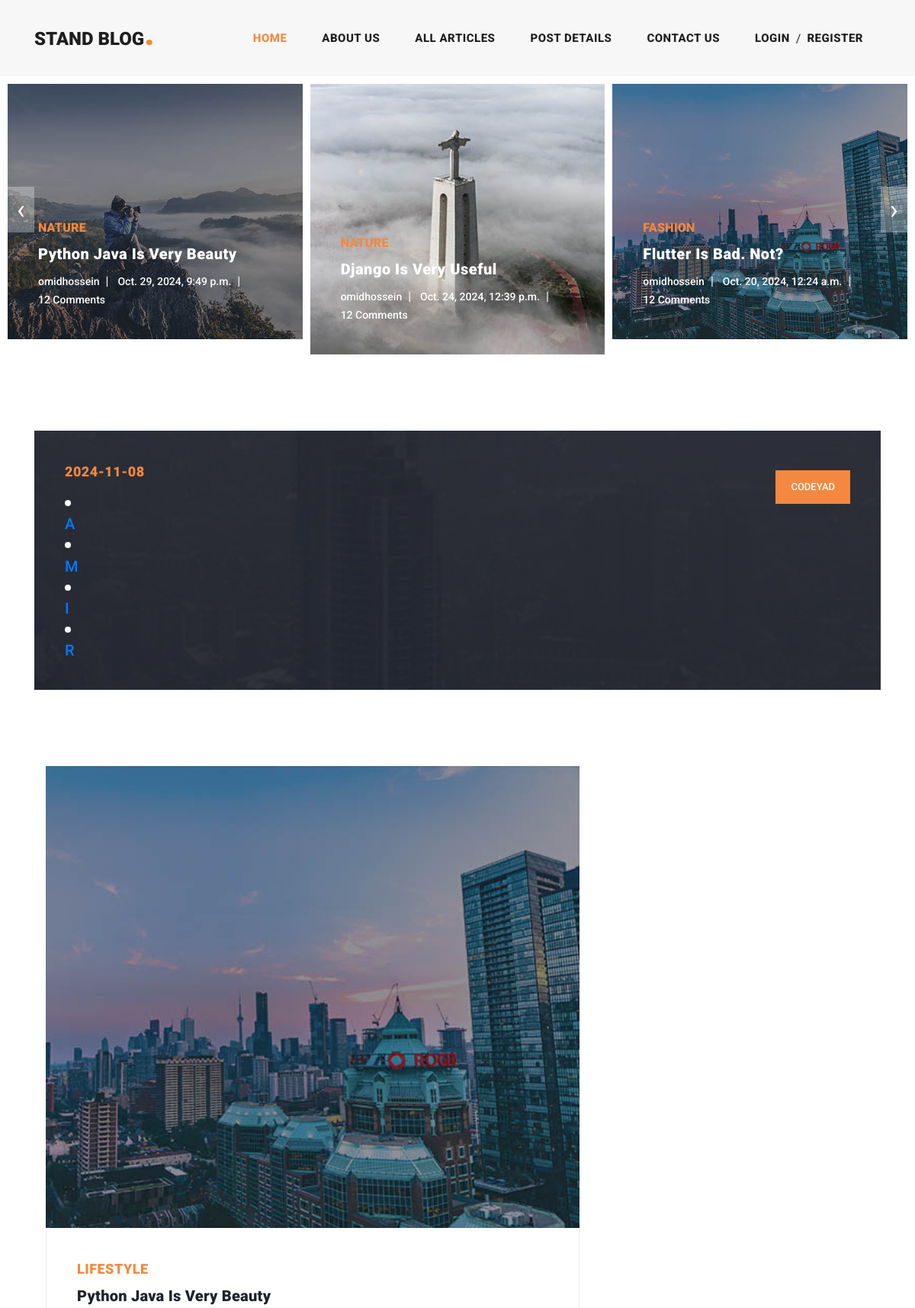
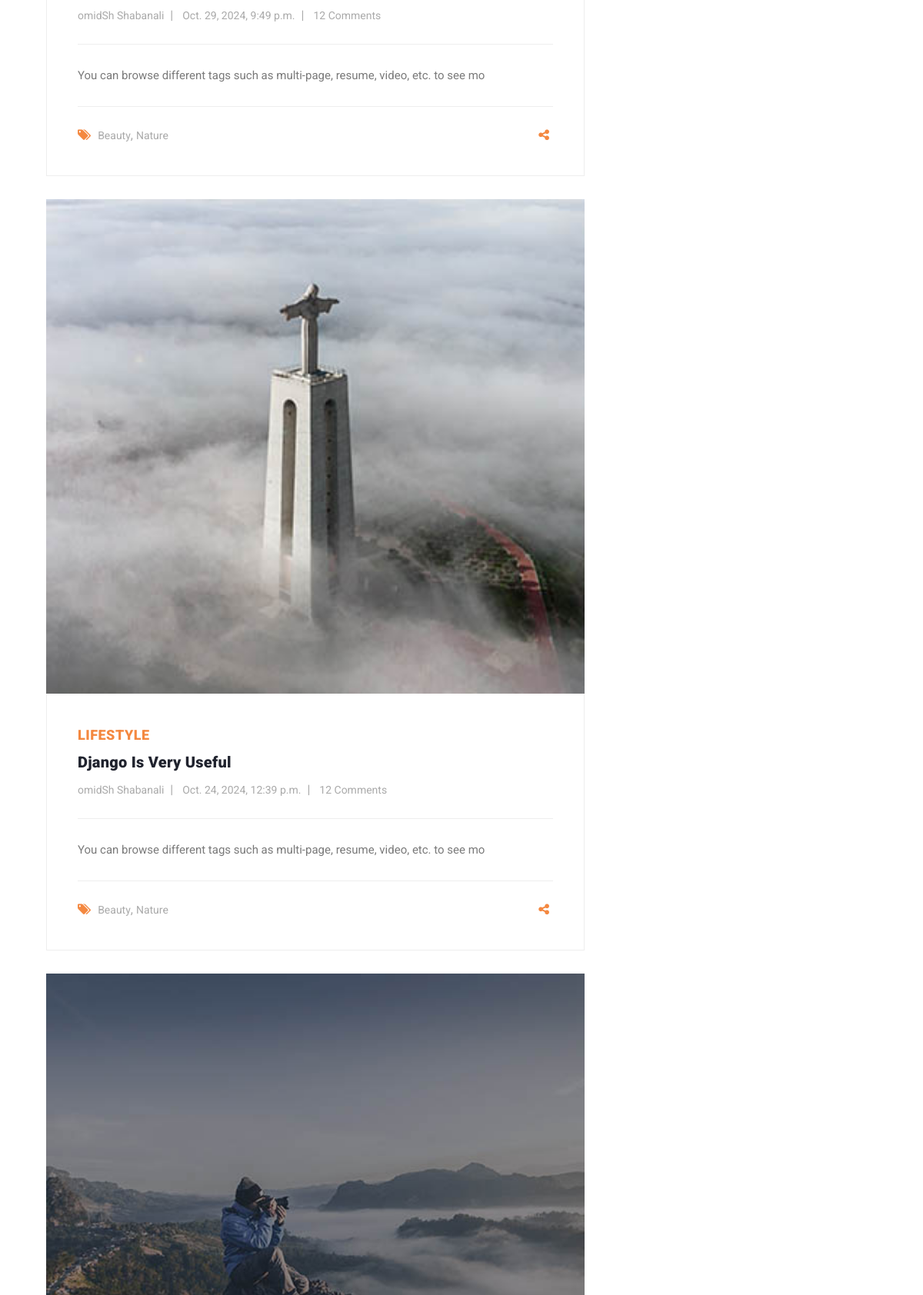
The page / (upper part) on the database its author committed (2 pictures, top to bottom).
### blog/models.py (models this page shows, shortened)
class Article(models.Model):
    CHOICES = (
        ('A', 'پایتون'),
        ('B', 'جنگو')
    )
    author = models.ForeignKey(User, on_delete=models.CASCADE, related_name='articles')
    category = models.ManyToManyField(Category, related_name='articles')
    title = models.CharField(max_length=70)
    body = models.TextField()
    image = models.ImageField(upload_to='images/articles')
    created = models.DateTimeField(auto_now_add=True)
    updated = models.DateTimeField(auto_now=True)
    myfile = models.FileField(upload_to='test', null=True)
    status = models.BooleanField(default=True)
    published = models.BooleanField(default=True)
    objects = models.Manager()
    custom_manager = ArticleManager()
    slug = models.SlugField(blank=True, unique=True)
    class Meta:
        ordering = ('-created',)
    def get_absolute_url(self):
        return reverse('blog:article_detail', kwargs={'slug':self.slug})

class Category(models.Model):
    title = models.CharField(max_length=100)
    created = models.DateTimeField(auto_now_add=True)

### home/views.py (the view)
# urls.py: path('', views.home, name='home'),
def home(request):
    articles = Article.objects.all() #Manager
    recent_articles = Article.objects.all().order_by('-created', '-updated')[:3]
    return render(request, "home/home.html", {'articles':articles, 'recent_articles':recent_articles})

### account/templatetags/filters.py (called while the page is built)
@register.simple_tag
def current_time(format_string):
    return datetime.datetime.now().strftime(format_string)

def cutter(value, args):
    return value[:args]

### context_processors/context_processors.py (called while the page is built)
def recent_articles(request):
    recent_articles = Article.objects.order_by('-created')
    categories = Category.objects.all()
    return {'recent_articles': recent_articles, 'categories':categories}

### home/templatetags/my_template_tags.py (called while the page is built)
@register.inclusion_tag('home/result.html')
def show_result(queryset):
    return {'objects': queryset}

### home/templates/home/home.html (shortened to what this page needs)
{% extends 'base.html' %}
{% load static %}
{% load render_partial %}
{% load social_share %}
{% load filters %}
{% load my_template_tags %}
{% block content %}
    <div class="main-banner header-text">
        <div class="container-fluid">
            <div class="owl-banner owl-carousel">
                {% for article in articles %}
                    <div class="item">
                        <img src="{{ article.myfile.url }}" alt="{{ article.title }}">
                        <div class="item-content">
                            <div class="main-content">
                                <div class="meta-category">
                                    <span>{{ article.category.all.first.title }}</span>
                                </div>
                                <a href="{{ article.get_absolute_url }}"><h4>{{ article.title }}</h4></a>
                                <ul class="post-info">
                                    <li><a href="#">{{ article.author.username }}</a></li>
                                    <li><a href="#">{{ article.created }}</a></li>
                                    <li><a href="#">12 Comments</a></li>
                                </ul>
                            </div>
                        </div>
                    </div>
                {% endfor %}
            </div>
        </div>
    </div>
    <section class="call-to-action">
        <div class="container">
            <div class="row">
                <div class="col-lg-12">
                    <div class="main-content">
                        <div class="row">
                            <div class="col-lg-8">
                                <span>{% current_time "%Y-%m-%d" %}</span>
                                <h4>{% show_result "amir" %}</h4>
                            </div>
                            <div class="col-lg-4">
                                <div class="main-button">
                                    <a rel="nofollow" href="https://templatemo.com/tm-551-stand-blog"
                                       target="_parent">CODEYAD</a>
                                </div>
                            </div>
                        </div>
                    </div>
                </div>
            </div>
        </div>
    </section>
    <section class="blog-posts">
        <div class="container">
            <div class="row">
                <div class="col-lg-8">
                    <div class="all-blog-posts">
                        {% for article in recent_articles %}
                            <div class="col-lg-12">
                                <div class="blog-post">
                                    <div class="blog-thumb">
                                        <img src="{{ article.image.url }}" alt="">
                                    </div>
                                    <div class="down-content">
                                        <span>Lifestyle</span>
                                        <a href="post-details.html"><h4>{{ article.title }}</h4></a>
                                        <ul class="post-info">
                                            <li><a href="#">{{ article.author.get_full_name }}</a></li>
                                            <li><a href="#">{{ article.created }}</a></li>
                                            <li><a href="#">12 Comments</a></li>
                                        </ul>
                                        <p>{{ article.body|mytruncate:79 }}</p>
                                        <div class="post-options">
                                            <div class="row">
                                                <div class="col-6">
                                                    <ul class="post-tags">
                                                        <li><i class="fa fa-tags"></i></li>
                                                        <li><a href="#">Beauty</a>,</li>
                                                        <li><a href="#">Nature</a></li>
                                                    </ul>
                                                </div>
                                                <div class="col-6">
                                                    <ul class="post-share">
                                                        <li><i class="fa fa-share-alt"></i></li>
                                                    </ul>
                                                </div>
                                            </div>
                                        </div>
                                    </div>
                                </div>
                            </div>
                        {% endfor %}
                    </div>
                </div>
            </div>
        </div>
    </section>
{% endblock %}

### static/css/templatemo-stand-blog.css (style rules this page uses)
body { font-family: 'Roboto', sans-serif; overflow-x: hidden; text-rendering: optimizeLegibility; -webkit-font-smoothing: antialiased; -moz-osx-font-smoothing: grayscale; }
p { margin-bottom: 0px; font-size: 15px; font-weight: 400; color: #7a7a7a; line-height: 30px; }
a { text-decoration: none!important; }
ul { padding: 0; margin: 0; list-style: none; }
h1,h2,h3,h4,h5,h6 { margin: 0px; }
.main-button a { display: inline-block; background-color: #f48840; color: #fff; font-size: 13px; font-weight: 500; padding: 12px 20px; text-transform: uppercase; transition: all .3s; }
.main-banner .container-fluid { padding: 0px 10px; margin-bottom: -24px; }
.owl-banner { padding-top: 110px; }
.owl-banner .item { position: relative; }
.owl-banner .item .item-content { position: absolute; bottom: 40px; left: 40px; }
.owl-banner .item .item-content .meta-category span { color: #f48840; font-size: 18px; text-transform: uppercase; font-weight: 900; letter-spacing: 0.25px; }
.owl-banner .item .item-content h4 { font-size: 24px; font-weight: 900; color: #fff; letter-spacing: 0.5px; text-transform: capitalize; margin: 10px 0px 12px 0px; }
.owl-banner .item .item-content ul li { display: inline-block; margin-right: 8px; }
.owl-banner .item .item-content ul li:after { content: '|'; color: #fff; margin-left: 8px; }
.owl-banner .item .item-content ul li:last-child::after { display: none; }
.owl-banner .item .item-content ul li a { font-size: 14px; color: #fff; font-weight: 500; transition: all .3s; }
.call-to-action { margin-top: 100px; }
.call-to-action .main-content { padding: 40px; background-image: url(../images/cta-bg.jpg); background-position: center center; background-repeat: no-repeat; background-size: cover; }
.call-to-action .main-content span { color: #f48840; font-size: 18px; font-weight: 900; letter-spacing: 0.5px; }
.call-to-action .main-content h4 { margin-bottom: 0px; margin-top: 12px; color: #fff; font-size: 26px; font-weight: 900; letter-spacing: 0.25px; }
.call-to-action .main-content .main-button { text-align: right; margin-top: 12px; }
.blog-posts { margin-top: 100px; }
.blog-posts .blog-post { margin-bottom: 30px; }
.blog-posts .blog-thumb img { width: 100%; overflow: hidden; }
.blog-posts .down-content { padding: 40px; border-right: 1px solid #eee; border-left: 1px solid #eee; border-bottom: 1px solid #eee; }
.blog-posts .down-content span { font-size: 18px; text-transform: uppercase; letter-spacing: 0.5px; font-weight: 900; color: #f48840; }
.blog-posts .down-content h4 { font-size: 24px; text-transform: capitalize; letter-spacing: 0.5px; font-weight: 900; color: #20232e; margin: 10px 0px 12px 0px; }
.blog-posts .down-content ul.post-info li { display: inline-block; margin-right: 8px; }
.blog-posts .down-content ul.post-info li:after { content: '|'; color: #aaa; margin-left: 8px; }
.blog-posts .down-content h4 { font-size: 20px; letter-spacing: 0.25px; }
.blog-posts .down-content ul.post-info li:last-child::after { display: none; }
.blog-posts .down-content ul.post-info li a { font-size: 14px; color: #aaa; font-weight: 400; transition: all .3s; }
.blog-posts .down-content p { padding: 25px 0px; margin: 25px 0px; border-top: 1px solid #eee; border-bottom: 1px solid #eee; }
.blog-posts .down-content ul.post-share { text-align: right; }
.blog-posts .down-content ul.post-tags li, .blog-posts .down-content ul.post-share li { display: inline-block; }
.blog-posts .down-content ul.post-tags li:first-child i, .blog-posts .down-content ul.post-share li:first-child i { color: #f48840; margin-right: 5px; }
.blog-posts .down-content ul.post-tags li, .blog-posts .down-content ul.post-share li { color: #aaa; }
.blog-posts .down-content ul.post-tags li a, .blog-posts .down-content ul.post-share li a { font-size: 14px; color: #aaa; font-weight: 400; transition: all .3s; }
@media (max-width: 1250px) { .owl-banner .item .item-content .meta-category span { font-size: 16px; } }
@media (max-width: 1250px) { .owl-banner .item .item-content h4 { font-size: 20px; } }

### rows shown on the page
Article: myfile (picture), category.all.first "NATURE", title "Python Java Is Very Beauty", author.username "omidhossein", created "Oct. 29, 2024, 9:49 p.m.", image (picture), author.get_full_name "omidSh Shabanali", body|mytruncate "You can browse different tags such as multi-page, resume, video, etc. to see mo"
Article: myfile (picture), category.all.first "NATURE", title "Django Is Very Useful", author.username "omidhossein", created "Oct. 24, 2024, 12:39 p.m.", image (picture), author.get_full_name "omidSh Shabanali", body|mytruncate "You can browse different tags such as multi-page, resume, video, etc. to see mo"
Article: myfile (picture), category.all.first "FASHION", title "Flutter Is Bad. Not?", author.username "omidhossein", created "Oct. 20, 2024, 12:24 a.m.", image (picture)

### other values the page prints
{{ article.title }} "A" "M" "I" "R"
